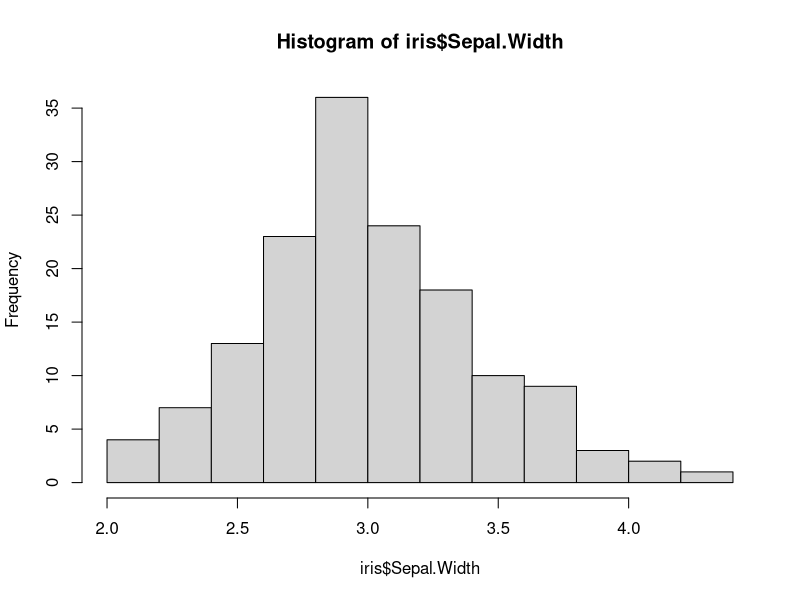
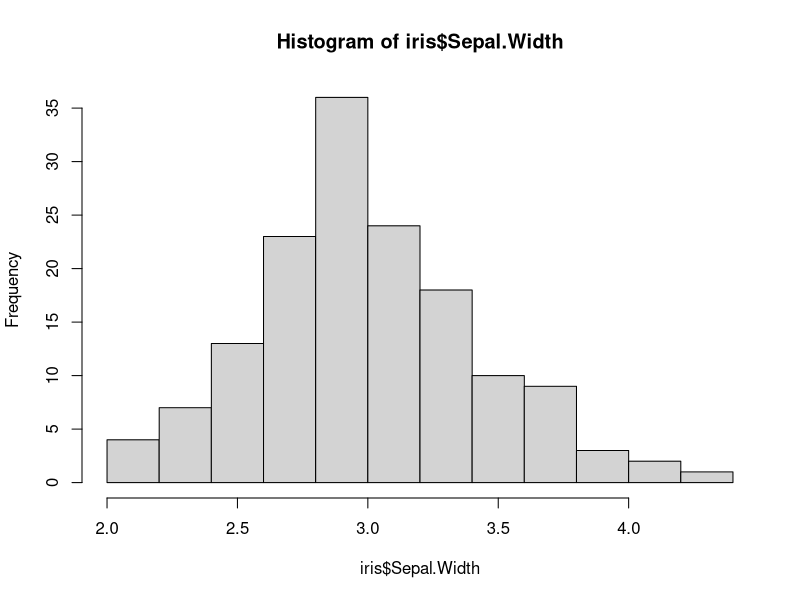
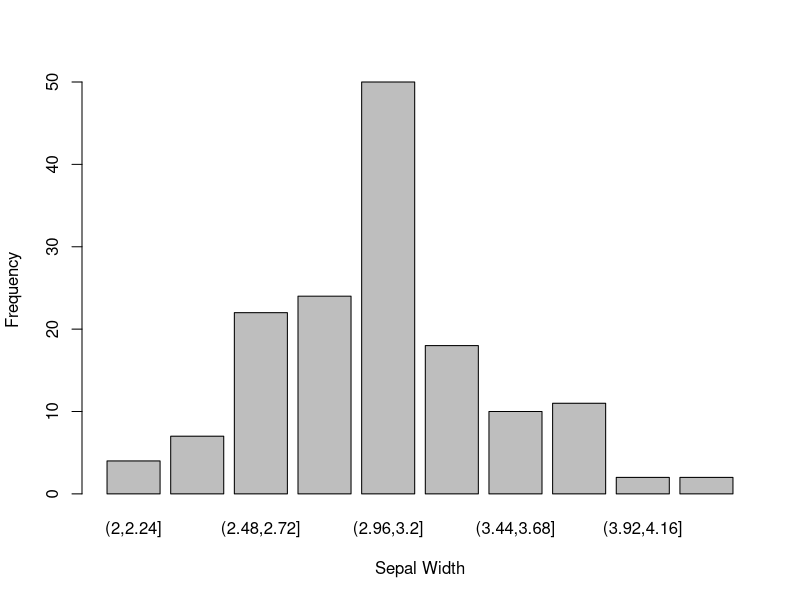
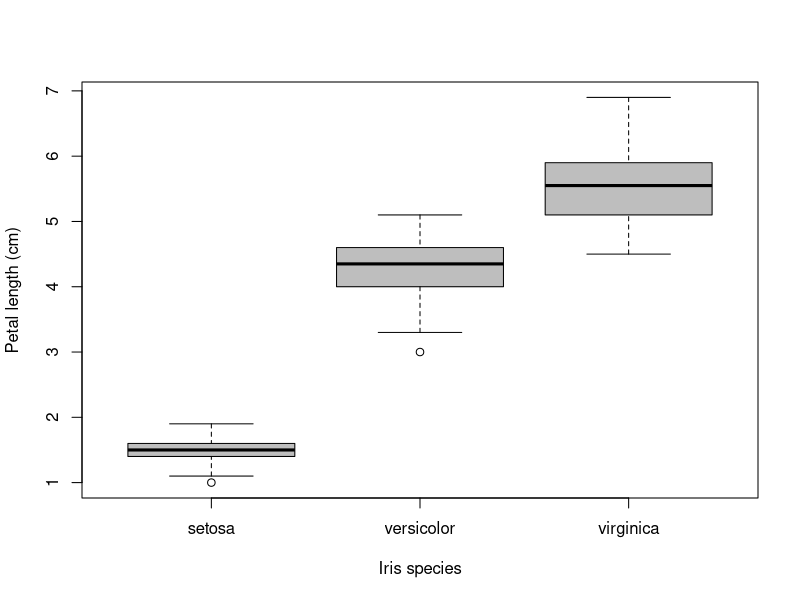
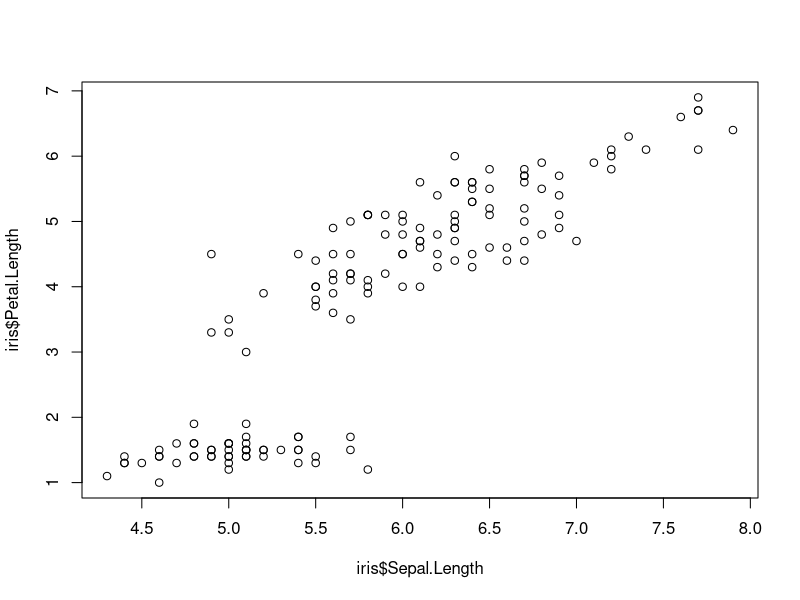
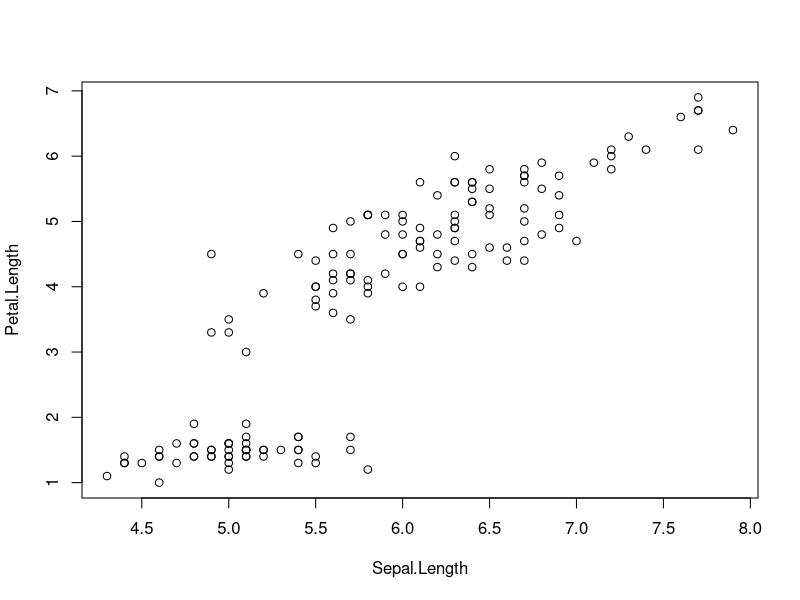
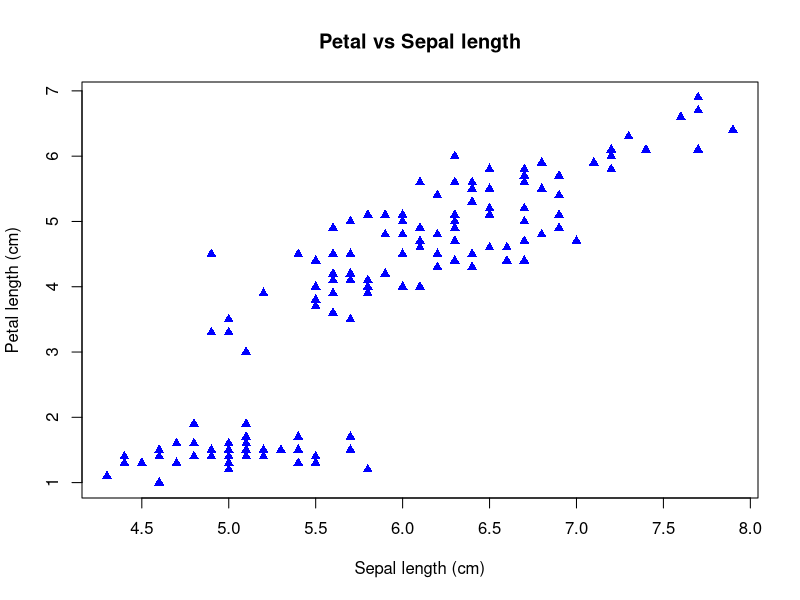
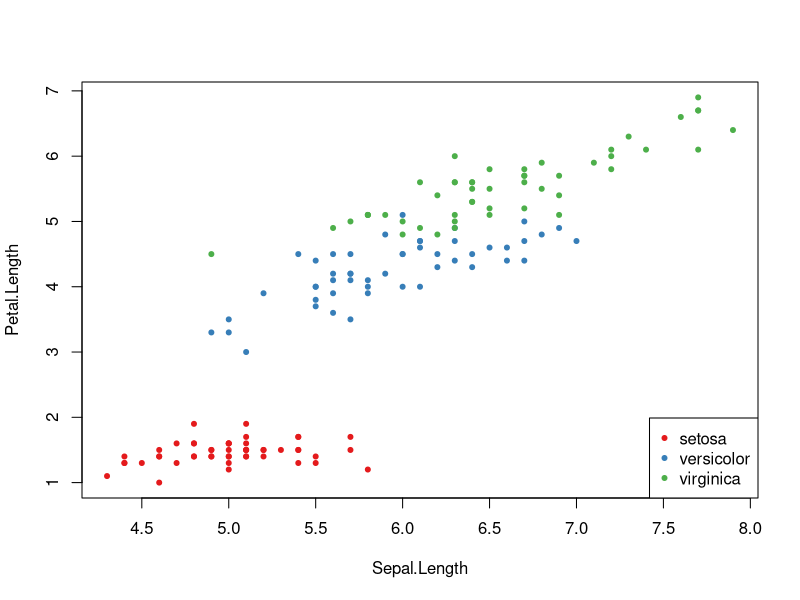

R code for these plots, in order:
## ---- chunk 1
knitr::opts_chunk$set(echo = TRUE)
## ---- chunk 2
data(iris)
str(iris)
## ---- chunk 3
# Using the hist() function
hist(iris$Sepal.Width)

# you can define the number of bins in your histogram with the "breaks=" argument"
sw_his<-hist(iris$Sepal.Width,breaks=10)
sw_his[c("breaks","counts")]


# Without the hist() function

# Divides the range of Sepal.Width into 10 intervals. 
bin_data<-cut(iris$Sepal.Width, breaks = 10)
count_data<-table(bin_data)

barplot(count_data,
        ylab="Frequency",
        xlab="Sepal Width")
## ---- chunk 4

plot(x=iris$Species,y=iris$Petal.Length,
     ylab="Petal length (cm)",
     xlab="Iris species",
     col="grey")

## ---- chunk 5

plot(x=iris$Sepal.Length,y=iris$Petal.Length)

# common formula annotation
plot(Petal.Length~Sepal.Length, data=iris)
## ---- chunk 6

plot(x=iris$Sepal.Length,y=iris$Petal.Length,
     ylab="Petal length (cm)",
     xlab="Sepal length (cm)",
     main="Petal vs Sepal length", 
     pch=17,
     col="blue")

## ---- chunk 7
#select the colors that will be used
library(RColorBrewer)

#all palette available from RColorBrewer
#display.brewer.all() 

#cols contain the names of 3 different colors
cols<-brewer.pal(n=3,name="Set1")

#create a color vector corresponding to levels in the species variable in the iris dataset
cols_sp<-cols[iris$Species]

plot(Petal.Length~Sepal.Length, 
     data=iris, 
     col=cols_sp,
     pch=20)

# Include legend
legend("bottomright",legend=levels(iris$Species),col=cols,pch=20)
## ---- chunk 8
library(ggplot2)

# ggplot2 is also included in the tidyverse library
# library(tidyverse)

ggplot(data=iris, aes(Sepal.Width)) + 
  geom_histogram(bins=10)

## ---- chunk 9

ggplot(data=iris, aes(x=iris$Species,y=iris$Petal.Length)) +
  geom_boxplot() +
  xlab("Species") +
  ylab("Petal length") +
  ggtitle("Box plot") +
  theme(plot.title = element_text(hjust=0.5))

## ---- chunk 10
ggplot(data=iris, aes(x=iris$Species,y=iris$Petal.Length)) +
  geom_boxplot() +
  geom_jitter(alpha = 0.5, color = "green")+
  xlab("Species") +
  ylab("Petal length") +
  ggtitle("Box plot") +
  theme(plot.title = element_text(hjust=0.5))

## ---- chunk 11


ggplot(data = iris, aes(x = Sepal.Length, y = Petal.Length)) +
  geom_point()


## ---- chunk 12
ggplot(data = iris, aes(x = Sepal.Length, y = Petal.Length)) +
  geom_point(aes(colour = Species))
## ---- chunk 13
ggplot(data = iris, aes(x = Sepal.Length, y = Petal.Length)) +
  geom_point(aes(size = Petal.Width, colour=Species))
## ---- chunk 14
ggplot(data = iris, aes(x = Sepal.Length, y = Petal.Length)) +
  geom_point(aes(size = Petal.Width, colour=Species),alpha = 0.6)
## ---- chunk 15
## Create categorical variable for Petal Width (wide vs thin)

iris$Petal_Width_factor<-ifelse(iris$Petal.Width>mean(iris$Petal.Width), "Wide","Thin")

ggplot(data = iris, aes(x = Sepal.Length, y = Petal.Length)) +
  geom_point(aes(shape = Petal_Width_factor, colour=Species),alpha = 0.6, size=4)
